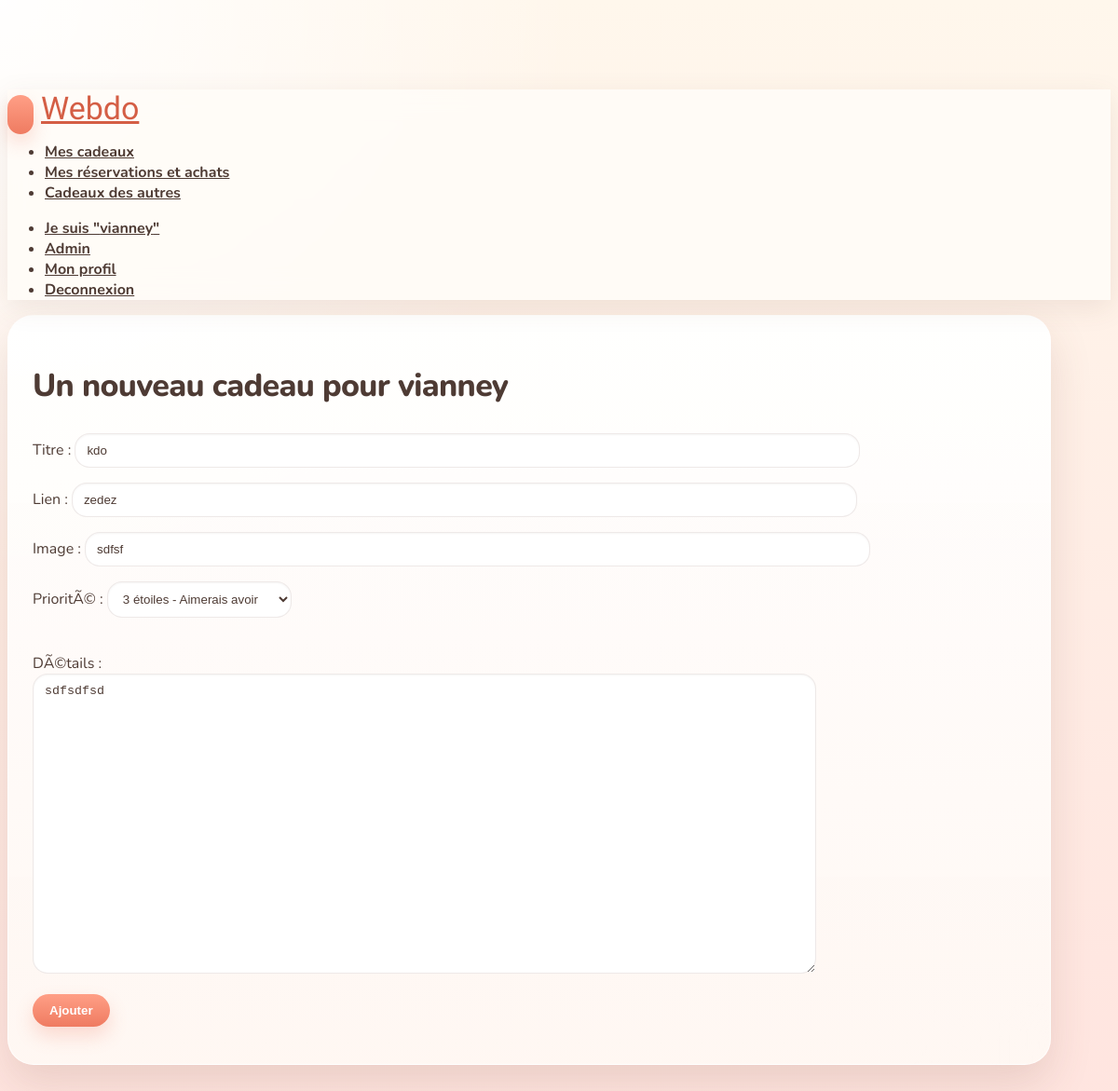
Page /nouveau_kdo.php?pour=1&id=2 (signed in) on the committed database.
### tables this page shows
CREATE TABLE membre (
  id INTEGER PRIMARY KEY AUTOINCREMENT,
  motPasse TEXT NOT NULL DEFAULT '',
  prenom TEXT DEFAULT NULL,
  anniversaire TEXT DEFAULT NULL,
  presentation TEXT,
  email TEXT DEFAULT NULL,
  photo TEXT DEFAULT NULL,
  aime TEXT NOT NULL DEFAULT '',
  aimepas TEXT NOT NULL DEFAULT ''
, admin INTEGER NOT NULL DEFAULT 0);

CREATE TABLE kdo (
  id INTEGER PRIMARY KEY AUTOINCREMENT,
  pour INTEGER NOT NULL DEFAULT 0,
  titre TEXT NOT NULL DEFAULT '',
  description TEXT,
  url TEXT DEFAULT NULL,
  image TEXT DEFAULT NULL,
  creeLe TEXT NOT NULL DEFAULT '',
  creePar INTEGER NOT NULL DEFAULT 0,
  reserveLe TEXT DEFAULT NULL,
  reservePar INTEGER DEFAULT NULL,
  acheteLe TEXT DEFAULT NULL,
  achetePar INTEGER DEFAULT NULL,
  partage INTEGER NOT NULL DEFAULT 0,
  supprime INTEGER NOT NULL DEFAULT 0,
  priorite INTEGER NOT NULL DEFAULT 3
);

### src/i_sql.php (called while the page is built, shortened)
<?
require_once(__DIR__.'/i_config.php');
function sql_bootstrap_schema() {
	return <<<SQL
CREATE TABLE IF NOT EXISTS commentaire (
  id INTEGER PRIMARY KEY AUTOINCREMENT,
  idKdo INTEGER NOT NULL DEFAULT 0,
  commentaire TEXT NOT NULL,
  creeLe TEXT NOT NULL DEFAULT '',
  creePar INTEGER NOT NULL DEFAULT 0,
  visible INTEGER NOT NULL DEFAULT 0,
  supprime INTEGER NOT NULL DEFAULT 0
);
CREATE TABLE IF NOT EXISTS evenement (
  id INTEGER PRIMARY KEY AUTOINCREMENT,
  date TEXT NOT NULL DEFAULT '',
  titre TEXT NOT NULL DEFAULT '',
  description TEXT,
  groupe INTEGER NOT NULL DEFAULT 0,
  supprime INTEGER NOT NULL DEFAULT 0
);
CREATE TABLE IF NOT EXISTS groupe (
  id INTEGER NOT NULL,
  idMembre INTEGER NOT NULL DEFAULT 0,
  nom TEXT DEFAULT NULL,
  PRIMARY KEY (id, idMembre)
);
CREATE TABLE IF NOT EXISTS kdo (
  id INTEGER PRIMARY KEY AUTOINCREMENT,
  pour INTEGER NOT NULL DEFAULT 0,
  titre TEXT NOT NULL DEFAULT '',
  description TEXT,
  url TEXT DEFAULT NULL,
  image TEXT DEFAULT NULL,
  creeLe TEXT NOT NULL DEFAULT '',
  creePar INTEGER NOT NULL DEFAULT 0,
  reserveLe TEXT DEFAULT NULL,
  reservePar INTEGER DEFAULT NULL,
  acheteLe TEXT DEFAULT NULL,
  achetePar INTEGER DEFAULT NULL,
  partage INTEGER NOT NULL DEFAULT 0,
  supprime INTEGER NOT NULL DEFAULT 0,
  priorite INTEGER NOT NULL DEFAULT 3
);
CREATE TABLE IF NOT EXISTS membre (
  id INTEGER PRIMARY KEY AUTOINCREMENT,
  motPasse TEXT NOT NULL DEFAULT '',
  prenom TEXT DEFAULT NULL,
  anniversaire TEXT DEFAULT NULL,
  presentation TEXT,
  email TEXT DEFAULT NULL,
  photo TEXT DEFAULT NULL,
  aime TEXT NOT NULL DEFAULT '',
  aimepas TEXT NOT NULL DEFAULT ''
);
CREATE TABLE IF NOT EXISTS partage (
  idKdo INTEGER DEFAULT 0,
  partagePar INTEGER NOT NULL DEFAULT 0,
  combien TEXT DEFAULT NULL,
  supprime INTEGER DEFAULT 0
);
SQL;
}
function sql_get_connection() {
	static $pdo = null;
	if ($pdo !== null) {
		return $pdo;
	}
	global $dbpath;
	try {
		$pdo = new PDO('sqlite:'.$dbpath);
		$pdo->setAttribute(PDO::ATTR_ERRMODE, PDO::ERRMODE_EXCEPTION);
		$pdo->setAttribute(PDO::ATTR_DEFAULT_FETCH_MODE, PDO::FETCH_ASSOC);
		$pdo->exec('PRAGMA foreign_keys = ON');
		$pdo->exec(sql_bootstrap_schema());
	} catch (PDOException $e) {
		die("La connexion a échoué ! ".$e->getMessage());
	}
	return $pdo;
}
function sql_normalize_query($requete) {
	$patterns = array(
		'/SUBDATE\(NOW\(\), "([0-9]+) days"\)/i' => "datetime('now', '-$1 days')",
		'/SUBDATE\(NOW\(\), \'([0-9]+) days\'\)/i' => "datetime('now', '-$1 days')",
	);
	$requete = preg_replace(array_keys($patterns), array_values($patterns), $requete);
	$requete = str_replace("\\'", "''", $requete);
	$requete = str_replace('\\"', '""', $requete);
	return $requete;
}
function sql_select($requete, &$nblignes) {
	$pdo = sql_get_connection();
	$requete = sql_normalize_query($requete);
	try {
		$statement = $pdo->query($requete);
		$res = $statement->fetchAll();
		return $res;
	} catch (PDOException $e) {
		die("La requete sur la base a échoué : ".$requete." (".$e->getMessage().")");
	}
}
function prenom_simple($id) {
	$res = sql_select("select prenom from membre where id=$id", $nb);
	return $res[0]['prenom'];
}
function prenom($id) {
	$pr = prenom_simple($id);
		return $pr;
}
?>

### src/nouveau_kdo.php (the view, shortened to what this page needs)
<?
require_once(__DIR__.'/i_divers.php');
aff_header();
echo '<div class="box pink">';
$id = get_param('id');
$pour = get_param('pour');
$titre = '';
$url = '';
$image = '';
$desc = '';
if($id)
{
	$res = sql_select("select * from kdo where id=".$id, $nbRep);
	$titre = $res[0]['titre'];
	$url = $res[0]['url'];
	$image = $res[0]['image'];
	$desc = $res[0]['description'];
}
?>
<form name="KADO_FORM" method="post" action="r_ajoute_kdo.php">
<h2>Un nouveau cadeau pour <? echo prenom($pour); ?></h2>
<div>
<p>Titre : <input type="text" name="titre" size="100" value="<?=$titre?>" /></p>
<p>Lien : <input type="text" name="url" size="100" value="<?=$url?>" /></p>
<p>Image : <input type="text" name="image" size="100" value="<?=$image?>" /></p>
<p>PrioritÃ© :
<?
if ($pour == $_SESSION['idUtilisateur']) {
	aff_priorite(true, 3);
} else {
	aff_priorite(true, 5);
}
echo '</p>';
display_form_error('description'); ?>
<p>DÃ©tails :<br/><textarea name="description" cols="100" rows="20" /><?=$desc?></textarea></p>
<input type="submit" name="valider" value="Ajouter" />
</div>
</form>
<?
aff_footer();
?>

### src/i_divers.php (shortened to what this page needs)
<?
require_once(__DIR__.'/i_sql.php');
function aff_header() {
?>
<!DOCTYPE html PUBLIC "-//W3C//DTD XHTML 1.1//EN" "http://www.w3.org/TR/xhtml11/DTD/xhtml11.dtd">
<html xmlns="http://www.w3.org/1999/xhtml" xml:lang="fr">
<head>
		<link href="//netdna.bootstrapcdn.com/twitter-bootstrap/2.3.1/css/bootstrap-combined.min.css" rel="stylesheet">
		<link href="//netdna.bootstrapcdn.com/twitter-bootstrap/2.3.1/css/bootstrap-responsive.min.css" rel="stylesheet">
</head>
<body>
<? if(isset($_SESSION['idUtilisateur'])) { ?>
    <div class="navbar navbar-fixed-top">
      <div class="navbar-inner">
        <div class="container">
          <a class="btn btn-navbar" data-toggle="collapse" data-target=".nav-collapse">
          </a>
          <a class="brand" href="home.php">Webdo</a>
          <div class="nav-collapse">
            <ul class="nav">
			<li><a href="les_kdos.php?pour=<?= $_SESSION['idUtilisateur']; ?>">Mes cadeaux</a></li>
			<li><a href="resa.php">Mes réservations et achats</a></li>
			<li><a href="kdos.php">Cadeaux des autres</a></li>
            </ul>
            <ul class="nav pull-right">
			<li><a href="">Je suis "<?= prenom_simple($_SESSION['idUtilisateur']) ?>"</a></li>
			<? if(est_admin()) { ?><li><a href="admin.php">Admin</a></li><? } ?>
			<li><a href="profil.php">Mon profil</a></li>
			<li><a href="logout.php">Deconnexion</a></li>
            </ul>
          </div>
        </div>
      </div>
    </div>
<? } ?>
<div class="container app-shell">
<?
}
function aff_footer() {
?>
<?php
	echo "</body>\n";
	echo "</html>\n";
}
function est_admin() {
	$res = sql_select("select admin from membre where id=".$_SESSION['idUtilisateur'], $nbRep);
	return $nbRep == 1 && intval($res[0]['admin']) == 1;
}
function aff_priorite($edit, $prio) {
	$prio_text = array('Doit avoir', 'Adorerais avoir', 'Aimerais avoir', 'J\'y pense', 'Suggestion');
	if($edit) {
		echo '<select class="priority-select" name="priorite">';
		$i=1;
		foreach($prio_text as $val) {
			echo "<option value=\"$i\"";
			if($prio == $i) echo ' selected="selected"';
			echo ">".(6-$i)." étoiles - $val";
			$i++;
		}
		echo '</select>';
		echo "<br/><br/>";
	} else {
		echo '<span class="prio">';
		for($i=0; $i<6-intval($prio); $i++) echo '<span class="emoji-icon" rel="tooltip" title="'.$prio_text[intval($prio)-1].'" aria-hidden="true">⭐</span>';
		echo '</span>';
	}
}
function get_param($key) {
	if(isset($_GET[$key])) $value = $_GET[$key];
	else if(isset($_POST[$key])) $value = $_POST[$key];
	else $value = '';
	return addslashes($value);
}
?>

### src/i_divers.php (style rules this page uses)
:root { --bg-top: #fff7ec; --bg-bottom: #ffe4df; --surface: rgba(255,255,255,0.88); --surface-strong: #ffffff; --ink: #4e3b34; --ink-soft: #7b625a; --accent: #ee7a5f; --accent-dark: #d45e45; --accent-gold: #f0bf62; --line: rgba(116, 78, 68, 0.12); --shadow: 0 20px 45px rgba(122, 82, 62, 0.16); --shadow-soft: 0 10px 24px rgba(122, 82, 62, 0.10); }
body { padding-top: 88px; background: radial-gradient(circle at top left, rgba(255,255,255,0.95), rgba(255,255,255,0) 36%), linear-gradient(180deg, var(--bg-top), var(--bg-bottom)); color: var(--ink); font-family: 'Nunito', sans-serif; min-height: 100vh; }
.container { max-width: 1120px; }
.navbar-fixed-top .navbar-inner { background: rgba(255, 252, 248, 0.88); backdrop-filter: blur(14px); border: 0; box-shadow: 0 8px 28px rgba(112, 78, 62, 0.10); }
.navbar .brand { font-family: 'Patrick Hand', cursive; font-size: 34px; color: var(--accent-dark); text-shadow: none; padding-top: 16px; }
.navbar .nav > li > a, .navbar .nav.pull-right > li > a { color: var(--ink); font-weight: 700; text-shadow: none; padding-top: 20px; padding-bottom: 20px; }
.navbar .btn-navbar { background: linear-gradient(180deg, #ff9f86, #ef7b61); border: 0; border-radius: 999px; box-shadow: 0 10px 20px rgba(239, 123, 97, 0.24); margin-top: 14px; margin-right: 8px; padding: 10px 14px; }
.app-shell { padding-bottom: 48px; }
.hero-unit, .box { background: var(--surface); border: 1px solid rgba(255,255,255,0.65); box-shadow: var(--shadow); border-radius: 28px; }
h1, h2, h3 { color: var(--ink); text-shadow: none; font-weight: 800; }
h2 { font-size: 34px; letter-spacing: -0.02em; }
a { color: var(--accent-dark); text-shadow: none; }
.box { padding: 24px 26px; margin-bottom: 22px; }
.box > * { margin-left: 0; margin-right: 0; }
.box.pink, .box.violet { background: linear-gradient(180deg, rgba(255,255,255,0.94), rgba(255,248,243,0.95)), url("/bg_logo_annif.png") no-repeat right -16px bottom -18px / 180px; color: var(--ink); }
.btn, input[type="submit"], button { background: linear-gradient(180deg, #ff9f86, #ef7b61); border: 0; border-radius: 999px; box-shadow: 0 10px 20px rgba(239, 123, 97, 0.24); color: #fff; font-weight: 800; padding: 10px 18px; text-shadow: none; }
input[type="text"], input[type="password"], input[type="file"], select, textarea { background: rgba(255,255,255,0.95); border: 1px solid var(--line); border-radius: 16px; box-shadow: inset 0 1px 2px rgba(80, 53, 44, 0.05); color: var(--ink); padding: 10px 12px; }
textarea { min-height: 120px; }

### rows in the picture
membre: prenom "vianney"
kdo: titre "kdo", url "zedez", image "sdfsf", description "sdfsdfsd"

### other values in the picture
form field priorite "3 étoiles - Aimerais avoir"
